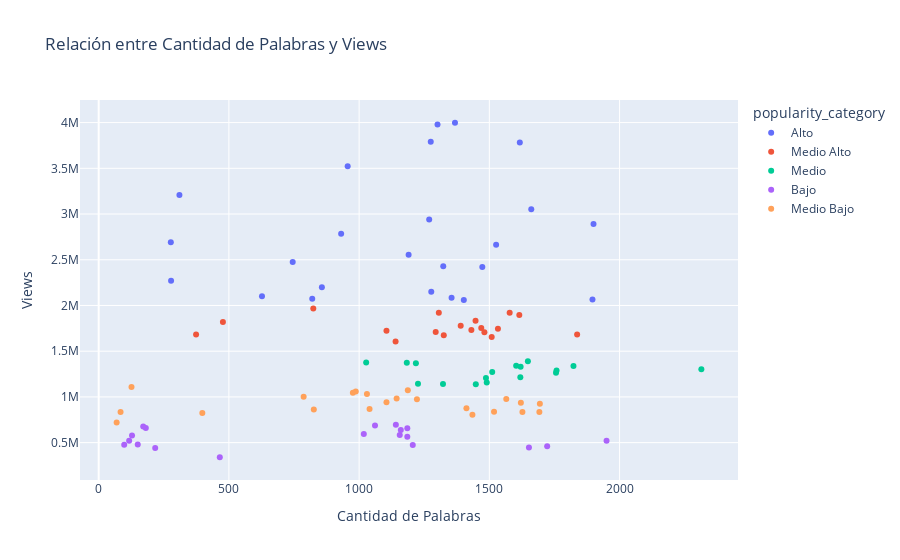
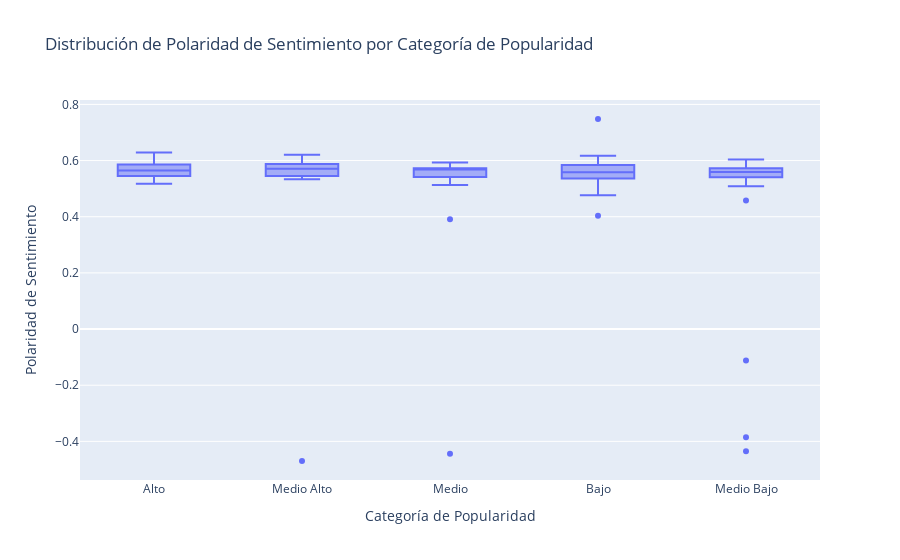
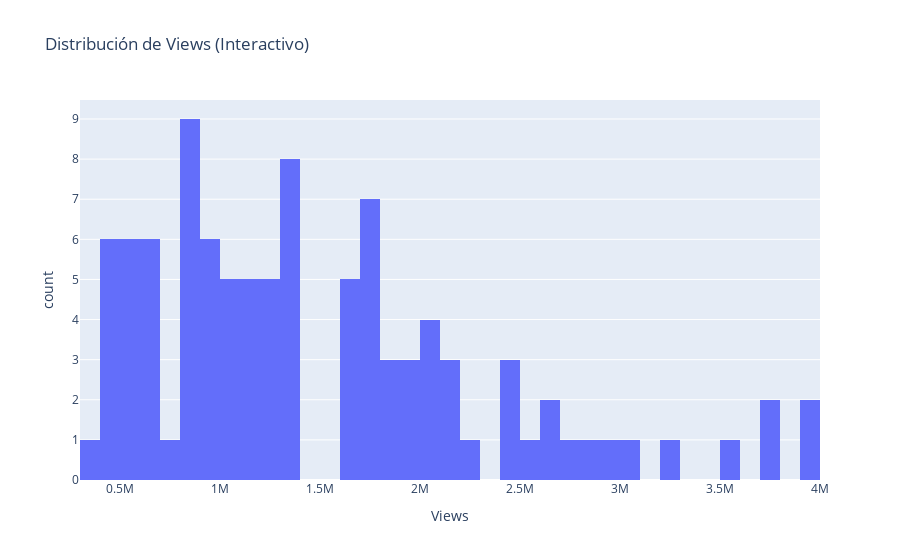

Notebook code cell kept with these figures, in order:
### Code cell
# === METRICAS DE RENDIMIENTO Y VISUALIZACIONES ===

print("Generando metricas de rendimiento y visualizaciones...")

# Crear visualizaciones usando el metodo del analizador
analyzer.create_visualizations()

# Mostrar informacion sobre las visualizaciones creadas
if 'visualizations' in analyzer.results:
    print("\nVisualizaciones creadas exitosamente:")
    
    # Si hay un clasificador disponible, mostrar importancia de caracteristicas
    if hasattr(analyzer, 'best_model_name') and 'machine_learning' in analyzer.results:
        models_trained = analyzer.results['machine_learning']['models_trained']
        
        print(f"\nImportancia de caracteristicas del mejor modelo ({analyzer.best_model_name}):")
        try:
            feature_importance = models_trained.get_feature_importance(analyzer.best_model_name, top_n=10)
            for i, (feature, importance) in enumerate(feature_importance, 1):
                print(f"  {i:2d}. {feature}: {importance:.4f}")
        except Exception as e:
            print(f"  No se pudo obtener importancia de caracteristicas: {e}")
    
    print("\nTipos de visualizaciones disponibles:")
    print("  - Distribucion de datos")
    print("  - Correlaciones entre variables")
    print("  - Metricas de modelos ML")
    print("  - Matrices de confusion")
    print("  - Comparacion de rendimiento")
else:
    print("ERROR: No se pudieron crear las visualizaciones")

print("\nAnalisis completo finalizado")

### Figure 1 — Plotly figure (JSON) as saved in the notebook; plotly's stock layout.template omitted (floating-point values rounded to 4 significant figures)
{"data": [{"customdata": [["averting the climate crisis"], ["greening the ghetto"], ["let s teach religion -- all religion -- in schools"], ["a life of purpose"], ["an 11-year-old s magical violin"], ["chemical scum that dream of distant quasars"], ["the real future of space exploration"], ["how technology evolves"], ["the accelerating power of technology"], ["if i controlled the internet"], ["the killer american diet that s sweeping the planet"], ["is this our final century?"], ["in praise of slowness"], ["happiness by design"], ["biomimicry s surprising lessons from nature s engineers"], ["the story of life in photographs"], ["visual illusions that show how we mis think"], ["the gentle genius of bonobos"], ["what separates us from chimpanzees?"], ["the illusion of consciousness"], ["the ghastly tragedy of the suburbs"], ["we can be buddhas"], ["new insights on poverty"], ["inside the world s deepest caves"]], "hovertemplate": "popularity_category=Alto<br>Cantidad de Palabras=%{x}<br>Views=%{y}<br>title_clean=%{customdata[0]}<extra></extra>", "legendgroup": "Alto", "marker": {"color": "#636efa", "symbol": "circle"}, "mode": "markers", "name": "Alto", "orientation": "v", "showlegend": true, "type": "scatter", "x": [956, 1526, 1617, 1368, 310, 1190, 1323, 1402, 1900, 278, 277, 1269, 1661, 857, 1473, 627, 745, 931, 1896, 1301, 1355, 820, 1275, 1277], "xaxis": "x", "y": [3523392, 2664069, 3781244, 3998282, 3207121, 2554136, 2427994, 2060305, 2890159, 2270892, 2690694, 2939152, 3051168, 2199376, 2419765, 2100951, 2475216, 2785153, 2066221, 3978946, 2085779, 2073232, 3789853, 2151331], "yaxis": "y"}, {"customdata": [["simplicity sells"], ["improvising on piano, aged 14"], ["simple designs to save a life"], ["global priorities bigger than climate change"], ["progress is not a zero-sum game"], ["the era of open innovation"], ["my wish let my photographs bear witness"], ["my wish build the encyclopedia of life"], ["the shrimp with a kick!"], ["how we discovered dna"], ["the route to a sustainable future"], ["cradle to cradle design"], ["the electricity metaphor for the web s future"], ["the genesis of google"], ["how brain science will change computing"], ["rethink the desktop with bumptop"], ["dangerous memes"], ["the potential of regenerative medicine"]], "hovertemplate": "popularity_category=Medio Alto<br>Cantidad de Palabras=%{x}<br>Views=%{y}<br>title_clean=%{customdata[0]}<extra></extra>", "legendgroup": "Medio Alto", "marker": {"color": "#EF553B", "symbol": "circle"}, "mode": "markers", "name": "Medio Alto", "orientation": "v", "showlegend": true, "type": "scatter", "x": [1578, 477, 1105, 1481, 1390, 1431, 1509, 1140, 1325, 1306, 1533, 1615, 1294, 1447, 1837, 374, 824, 1469], "xaxis": "x", "y": [1920832, 1818509, 1724438, 1706435, 1777327, 1730835, 1656033, 1607366, 1675050, 1920813, 1746570, 1896812, 1709903, 1832547, 1683291, 1683225, 1966957, 1753602], "yaxis": "y"}, {"customdata": [["behind the design of seattle s library"], ["my wish help me stop pandemics"], ["my wish a call for open-source architecture"], ["organic design, inspired by nature"], ["the birth of wikipedia"], ["the birth of the open-source learning revolution"], ["happiness in body and soul"], ["meet the future of cancer research"], ["my wish manufactured landscapes and green education"], ["how juries are fooled by statistics"], ["four american characters"], ["art with wire, sugar, chocolate and string"], ["swim with the giant sunfish"], ["salvation and profit in greentech"], ["want to help africa? do business here"], ["let s rethink america s military strategy"], ["the web s secret stories"]], "hovertemplate": "popularity_category=Medio<br>Cantidad de Palabras=%{x}<br>Views=%{y}<br>title_clean=%{customdata[0]}<extra></extra>", "legendgroup": "Medio", "marker": {"color": "#00cc96", "symbol": "circle"}, "mode": "markers", "name": "Medio", "orientation": "v", "showlegend": true, "type": "scatter", "x": [1487, 1756, 1603, 1511, 1648, 1448, 1620, 1322, 2314, 1758, 1619, 1027, 1183, 1226, 1218, 1823, 1490], "xaxis": "x", "y": [1208138, 1265297, 1341358, 1272803, 1388802, 1137837, 1329537, 1141552, 1301501, 1287967, 1214012, 1377588, 1373015, 1145381, 1368359, 1338165, 1158455], "yaxis": "y"}, {"customdata": [["my wish a global day of film"], ["one laptop per child"], ["meet the founder of the blog revolution"], ["how mobile phones can fight poverty"], ["why we should invest in a free press"], ["my wish three unusual medical inventions"], ["everyday inventions"], ["software as art"], ["singing what i want"], ["sampling the ocean s dna"], ["casting a spell on the cello"], ["what you ve got"], ["kiteflyer s hill"], ["a comic sendup of ted2006"], ["la vie en rose"], ["why would god create a tsunami?"], ["black men ski"], ["a memorial at ground zero"], ["tour microsoft s virtual earth"]], "hovertemplate": "popularity_category=Bajo<br>Cantidad de Palabras=%{x}<br>Views=%{y}<br>title_clean=%{customdata[0]}<extra></extra>", "legendgroup": "Bajo", "marker": {"color": "#ab63fa", "symbol": "circle"}, "mode": "markers", "name": "Bajo", "orientation": "v", "showlegend": true, "type": "scatter", "x": [1722, 1206, 1185, 1018, 1185, 1950, 1156, 181, 217, 1160, 150, 117, 128, 1141, 98, 1061, 171, 1652, 465], "xaxis": "x", "y": [460994, 473268, 565712, 593410, 658021, 521529, 583922, 660919, 440504, 637249, 480892, 519326, 577966, 695092, 478074, 686498, 677169, 447096, 340241], "yaxis": "y"}, {"customdata": [["invest in africa s own solutions"], ["how to rebuild a broken state"], ["why did i ski to the north pole?"], ["my wish three actions for africa"], ["fight injustice with raw video"], ["the hidden world of shadow cities"], ["photos of endangered cultures"], ["how the ghost map helped end a killer disease"], ["unleash your creativity in a fab lab"], ["my wish rebuilding rwanda"], ["to invent is to give"], ["great cars are great art"], ["design is in the details"], ["a philosophical quest for our biggest problems"], ["the life code that will reshape the future"], ["how architecture can connect us"], ["global warming s theme song, manhattan in january"], ["a mockingbird remix of ted2006"], ["technology s long tail"], ["cape breton fiddling in reel time"], ["human-centered design"], ["what squatter cities can teach us"]], "hovertemplate": "popularity_category=Medio Bajo<br>Cantidad de Palabras=%{x}<br>Views=%{y}<br>title_clean=%{customdata[0]}<extra></extra>", "legendgroup": "Medio Bajo", "marker": {"color": "#FFA15A", "symbol": "circle"}, "mode": "markers", "name": "Medio Bajo", "orientation": "v", "showlegend": true, "type": "scatter", "x": [1030, 1144, 1694, 1627, 787, 1040, 976, 826, 1412, 1621, 1435, 1565, 1105, 1222, 1692, 1518, 69, 398, 987, 84, 1187, 126], "xaxis": "x", "y": [1031469, 981920, 924205, 835982, 1000986, 868103, 1045853, 863250, 875953, 936832, 803724, 978483, 942807, 974810, 834566, 837290, 720170, 823273, 1058574, 835896, 1074003, 1108933], "yaxis": "y"}], "layout": {"legend": {"title": {"text": "popularity_category"}, "tracegroupgap": 0}, "title": {"text": "Relación entre Cantidad de Palabras y Views"}, "xaxis": {"anchor": "y", "domain": [0, 1], "title": {"text": "Cantidad de Palabras"}}, "yaxis": {"anchor": "x", "domain": [0, 1], "title": {"text": "Views"}}}}

### Figure 2 — Plotly figure (JSON) as saved in the notebook; plotly's stock layout.template omitted (floating-point values rounded to 4 significant figures)
{"data": [{"alignmentgroup": "True", "hovertemplate": "Categoría de Popularidad=%{x}<br>Polaridad de Sentimiento=%{y}<extra></extra>", "legendgroup": "", "marker": {"color": "#636efa"}, "name": "", "notched": false, "offsetgroup": "", "orientation": "v", "showlegend": false, "type": "box", "x": ["Alto", "Medio Alto", "Alto", "Medio", "Alto", "Alto", "Bajo", "Medio", "Medio", "Bajo", "Medio Alto", "Alto", "Medio Alto", "Medio", "Medio", "Medio", "Bajo", "Medio", "Alto", "Medio", "Medio Bajo", "Bajo", "Medio Bajo", "Bajo", "Alto", "Medio Bajo", "Medio", "Bajo", "Medio Bajo", "Medio", "Alto", "Alto", "Medio Bajo", "Alto", "Alto", "Medio Bajo", "Medio Alto", "Medio Bajo", "Alto", "Medio Alto", "Medio Alto", "Medio Bajo", "Medio", "Bajo", "Medio Bajo", "Alto", "Medio Alto", "Medio Alto", "Medio Bajo", "Medio Bajo", "Medio Alto", "Medio Bajo", "Bajo", "Medio Alto", "Medio Bajo", "Medio Bajo", "Alto", "Medio Bajo", "Alto", "Alto", "Bajo", "Alto", "Alto", "Medio Alto", "Bajo", "Medio", "Medio Bajo", "Alto", "Medio Bajo", "Bajo", "Alto", "Medio Alto", "Medio Bajo", "Medio Alto", "Bajo", "Bajo", "Bajo", "Bajo", "Bajo", "Medio Bajo", "Medio Bajo", "Medio Alto", "Bajo", "Alto", "Medio Bajo", "Medio Bajo", "Medio Alto", "Medio", "Medio", "Medio", "Medio Alto", "Alto", "Bajo", "Medio", "Bajo", "Alto", "Alto", "Medio Alto", "Medio Alto", "Medio"], "x0": " ", "xaxis": "x", "y": [0.5806, 0.5743, 0.5418, 0.5508, 0.5987, 0.5767, 0.5585, 0.5129, 0.5722, 0.5714, 0.6034, 0.6233, 0.5589, 0.5691, 0.5679, 0.582, 0.5692, 0.5685, 0.533, -0.4438, 0.5761, 0.5185, 0.5453, 0.5642, 0.5863, 0.5089, 0.586, 0.5453, 0.5606, 0.5433, 0.5451, 0.5615, -0.4355, 0.5523, 0.5177, 0.5595, 0.6041, 0.5409, 0.5455, 0.5671, 0.5788, -0.385, 0.5373, 0.5521, 0.5546, 0.5519, -0.4699, 0.5446, 0.5558, 0.5634, 0.5766, 0.6039, 0.5917, 0.533, 0.573, 0.5697, 0.5854, 0.5575, 0.5966, 0.5387, 0.4763, 0.6287, 0.5934, 0.5875, 0.5408, 0.5635, 0.5762, 0.5537, 0.559, 0.4971, 0.5811, 0.5678, 0.567, 0.5449, 0.6173, 0.5889, 0.5995, 0.748, 0.5608, 0.5776, 0.4578, 0.5936, 0.4038, 0.5656, 0.5974, -0.112, 0.5815, 0.5722, 0.5479, 0.5933, 0.6204, 0.5276, 0.5564, 0.3913, 0.5342, 0.5723, 0.5632, 0.5657, 0.5439, 0.5704], "y0": " ", "yaxis": "y"}], "layout": {"boxmode": "group", "legend": {"tracegroupgap": 0}, "title": {"text": "Distribución de Polaridad de Sentimiento por Categoría de Popularidad"}, "xaxis": {"anchor": "y", "domain": [0, 1], "title": {"text": "Categoría de Popularidad"}}, "yaxis": {"anchor": "x", "domain": [0, 1], "title": {"text": "Polaridad de Sentimiento"}}}}

### Figure 3 — Plotly figure (JSON) as saved in the notebook; plotly's stock layout.template omitted (floating-point values rounded to 4 significant figures)
{"data": [{"bingroup": "x", "hovertemplate": "Views=%{x}<br>count=%{y}<extra></extra>", "legendgroup": "", "marker": {"color": "#636efa", "pattern": {"shape": ""}}, "name": "", "nbinsx": 50, "orientation": "v", "showlegend": false, "type": "histogram", "x": [3523392, 1920832, 2664069, 1208138, 3781244, 3998282, 460994, 1265297, 1341358, 473268, 1818509, 3207121, 1724438, 1272803, 1388802, 1137837, 565712, 1329537, 2554136, 1141552, 1031469, 593410, 981920, 658021, 2427994, 924205, 1301501, 521529, 835982, 1287967, 2060305, 2890159, 1000986, 2270892, 2690694, 868103, 1706435, 1045853, 2939152, 1777327, 1730835, 863250, 1214012, 583922, 875953, 3051168, 1656033, 1607366, 936832, 803724, 1675050, 978483, 660919, 1920813, 942807, 974810, 2199376, 834566, 2419765, 2100951, 440504, 2475216, 2785153, 1746570, 637249, 1377588, 837290, 2066221, 720170, 480892, 3978946, 1896812, 823273, 1709903, 519326, 577966, 695092, 478074, 686498, 1058574, 835896, 1832547, 677169, 2085779, 1074003, 1108933, 1683291, 1373015, 1145381, 1368359, 1683225, 2073232, 447096, 1338165, 340241, 3789853, 2151331, 1966957, 1753602, 1158455], "xaxis": "x", "yaxis": "y"}], "layout": {"barmode": "relative", "legend": {"tracegroupgap": 0}, "title": {"text": "Distribución de Views (Interactivo)"}, "xaxis": {"anchor": "y", "domain": [0, 1], "title": {"text": "Views"}}, "yaxis": {"anchor": "x", "domain": [0, 1], "title": {"text": "count"}}}}
